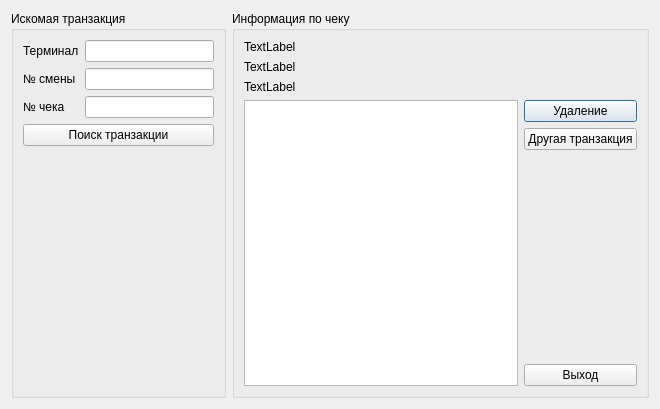
<?xml version="1.0" encoding="UTF-8"?>
<ui version="4.0">
 <class>DeleteSaleorderDialog</class>
 <widget class="QDialog" name="DeleteSaleorderDialog">
  <property name="geometry">
   <rect>
    <x>0</x>
    <y>0</y>
    <width>660</width>
    <height>409</height>
   </rect>
  </property>
  <property name="windowTitle">
   <string>Dialog</string>
  </property>
  <layout class="QGridLayout" name="gridLayout_2">
   <item row="0" column="1">
    <widget class="QGroupBox" name="groupBoxOutput">
     <property name="title">
      <string>Информация по чеку</string>
     </property>
     <layout class="QGridLayout" name="gridLayout_3">
      <item row="0" column="0">
       <widget class="QLabel" name="labelTerminal">
        <property name="minimumSize">
         <size>
          <width>59</width>
          <height>0</height>
         </size>
        </property>
        <property name="text">
         <string>TextLabel</string>
        </property>
       </widget>
      </item>
      <item row="1" column="0">
       <widget class="QLabel" name="labelAdress">
        <property name="text">
         <string>TextLabel</string>
        </property>
       </widget>
      </item>
      <item row="2" column="0">
       <widget class="QLabel" name="labelShift">
        <property name="text">
         <string>TextLabel</string>
        </property>
       </widget>
      </item>
      <item row="3" column="0">
       <widget class="QTableView" name="tableView"/>
      </item>
      <item row="3" column="1">
       <layout class="QVBoxLayout" name="verticalLayout">
        <item>
         <widget class="QPushButton" name="pushButtonUpdate">
          <property name="text">
           <string>Удаление</string>
          </property>
         </widget>
        </item>
        <item>
         <widget class="QPushButton" name="pushButton_2">
          <property name="text">
           <string>Другая транзакция</string>
          </property>
         </widget>
        </item>
        <item>
         <spacer name="verticalSpacer_2">
          <property name="orientation">
           <enum>Qt::Vertical</enum>
          </property>
          <property name="sizeHint" stdset="0">
           <size>
            <width>20</width>
            <height>40</height>
           </size>
          </property>
         </spacer>
        </item>
        <item>
         <widget class="QPushButton" name="pushButton_3">
          <property name="text">
           <string>Выход</string>
          </property>
         </widget>
        </item>
       </layout>
      </item>
     </layout>
    </widget>
   </item>
   <item row="0" column="0" alignment="Qt::AlignLeft">
    <widget class="QGroupBox" name="groupBoxInput">
     <property name="minimumSize">
      <size>
       <width>215</width>
       <height>142</height>
      </size>
     </property>
     <property name="maximumSize">
      <size>
       <width>215</width>
       <height>16777215</height>
      </size>
     </property>
     <property name="title">
      <string>Искомая транзакция</string>
     </property>
     <layout class="QGridLayout" name="gridLayout">
      <item row="3" column="0" colspan="2">
       <widget class="QPushButton" name="pushButtonFind">
        <property name="text">
         <string>Поиск транзакции</string>
        </property>
       </widget>
      </item>
      <item row="1" column="0">
       <widget class="QLabel" name="label_2">
        <property name="text">
         <string>№ смены</string>
        </property>
       </widget>
      </item>
      <item row="0" column="0">
       <widget class="QLabel" name="label">
        <property name="text">
         <string>Терминал</string>
        </property>
       </widget>
      </item>
      <item row="1" column="1">
       <widget class="QLineEdit" name="lineEditShift"/>
      </item>
      <item row="0" column="1">
       <widget class="QLineEdit" name="lineEditTerminal"/>
      </item>
      <item row="2" column="1">
       <widget class="QLineEdit" name="lineEditNumCheck"/>
      </item>
      <item row="2" column="0">
       <widget class="QLabel" name="label_3">
        <property name="text">
         <string>№ чека</string>
        </property>
       </widget>
      </item>
      <item row="4" column="0">
       <spacer name="verticalSpacer">
        <property name="orientation">
         <enum>Qt::Vertical</enum>
        </property>
        <property name="sizeHint" stdset="0">
         <size>
          <width>20</width>
          <height>40</height>
         </size>
        </property>
       </spacer>
      </item>
     </layout>
    </widget>
   </item>
  </layout>
 </widget>
 <tabstops>
  <tabstop>lineEditTerminal</tabstop>
  <tabstop>lineEditShift</tabstop>
  <tabstop>lineEditNumCheck</tabstop>
  <tabstop>pushButtonFind</tabstop>
 </tabstops>
 <resources/>
 <connections/>
</ui>
